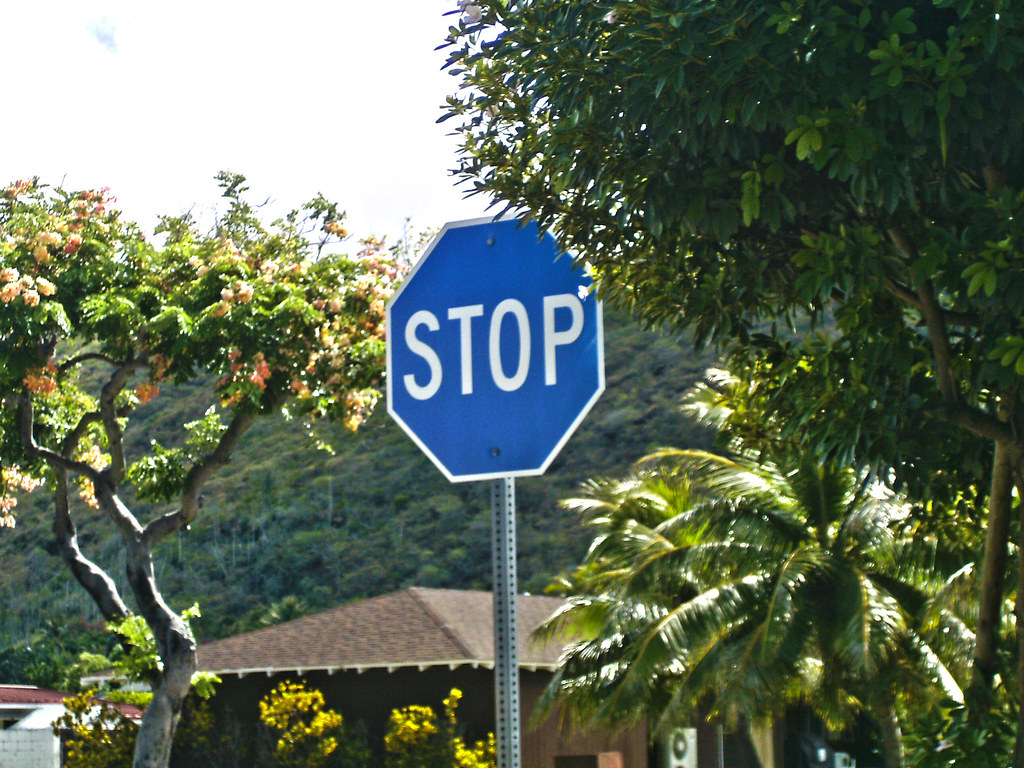
#> input picture object/stop.jpg, 1024 x 768 px, found by its file name
$ python main.py
#> lines starting #> are read from the running program, lines starting #| are printed output that depends on the picture
import cv2
from matplotlib import pyplot as plt

# Opening image
img = cv2.imread("D:\Opencv\object\stop.jpg")
#> img is the input picture: shape (768, 1024, 3); mean B, G, R 90, 108.6, 96.3

# OpenCV opens images as BRG but we want it as RGB We'll also need a grayscale version
img_gray = cv2.cvtColor(img, cv2.COLOR_BGR2GRAY)
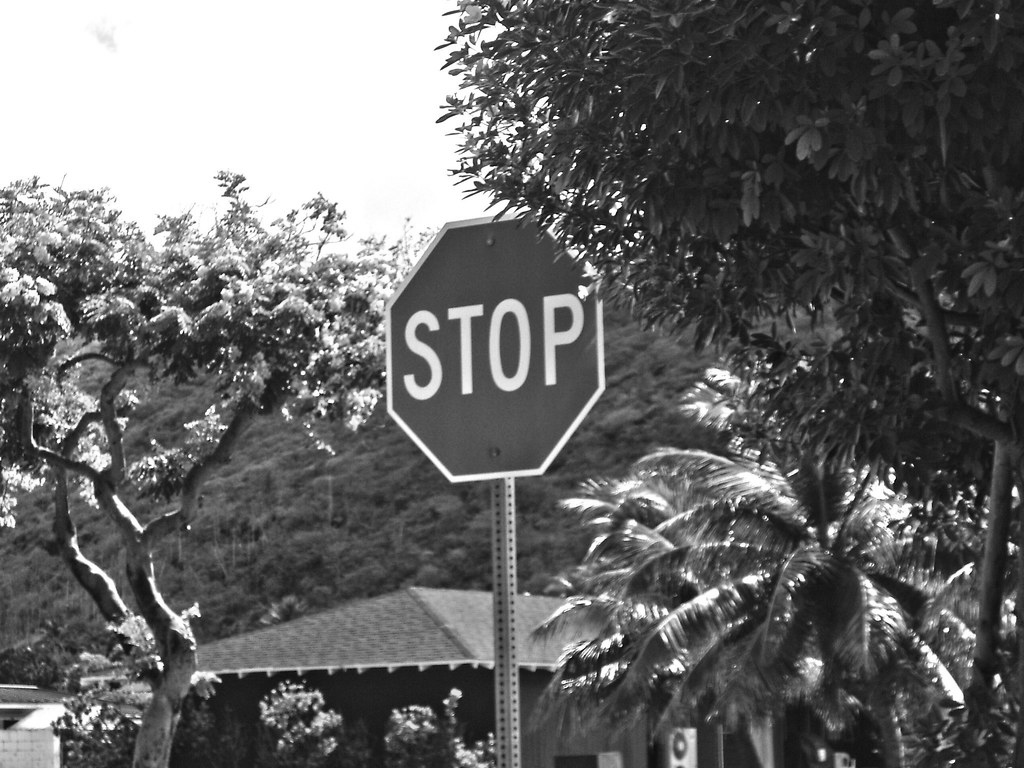
#> img_gray: shape (768, 1024); min 0, max 255, mean 102.8
img_rgb = cv2.cvtColor(img, cv2.COLOR_BGR2RGB)


# Use minSize because for not bothering with extra-small dots that would look like STOP signs
stop_data = cv2.CascadeClassifier('D:\Opencv\object\stop_data.xml')

found = stop_data.detectMultiScale(img_gray,
                                   minSize =(20, 20))
#> found = [[346, 201, 290, 290]]

# Don't do anything if there's no sign (no. of objects(stop sign-boards) found)
amount_found = len(found)
#> amount_found = 1

if amount_found != 0:
            plt.figure(figsize=(10, 10))
            for i, (x, y, width, height) in enumerate(found, start=1):
                # Draw a rectangle around each detected sign
                cv2.rectangle(img_rgb, (x, y), (x + width, y + height), (0, 255, 0), 5)

                # Crop the detected region
                cropped_img = img_rgb[y:y + height, x:x + width]

                # Display the cropped region
                plt.subplot(1, amount_found, i)
                plt.imshow(cropped_img)
                plt.axis("off")
                plt.show()
#> this loop made 1 pass
#> (i, x, y, width, height) on pass 1: (1, 346, 201, 290, 290)
#> pass 1, `cropped_img = img_rgb[y:y + height, x:x + width]`:
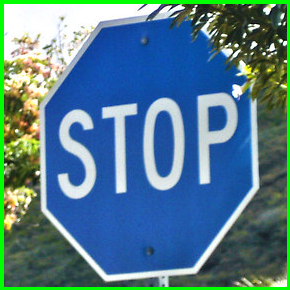
#> cropped_img: shape (290, 290, 3); mean R, G, B 84.1, 125.1, 140.2
#> after the loop:
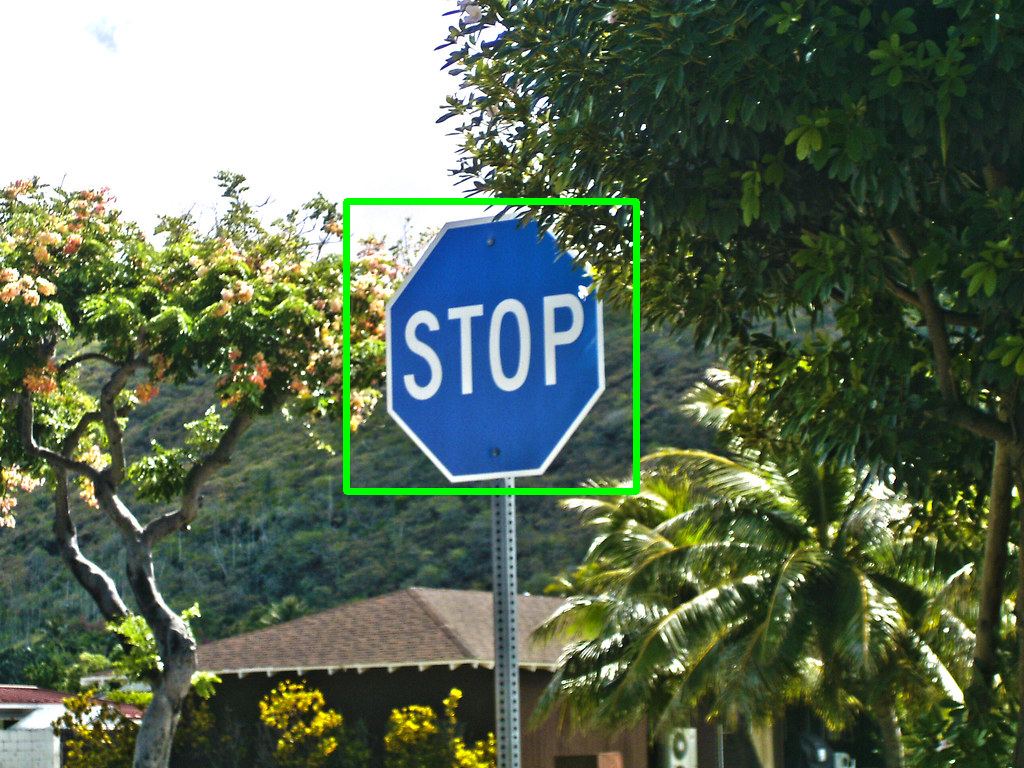
#> img_rgb: shape (768, 1024, 3); mean R, G, B 95.1, 110, 88.9

            # Display the original image with rectangles around detected areas
            plt.figure(figsize=(10, 10))
            plt.imshow(img_rgb)
            plt.axis("off")
            plt.show()

$ run again, with object/image.jpg copied over object/stop.jpg
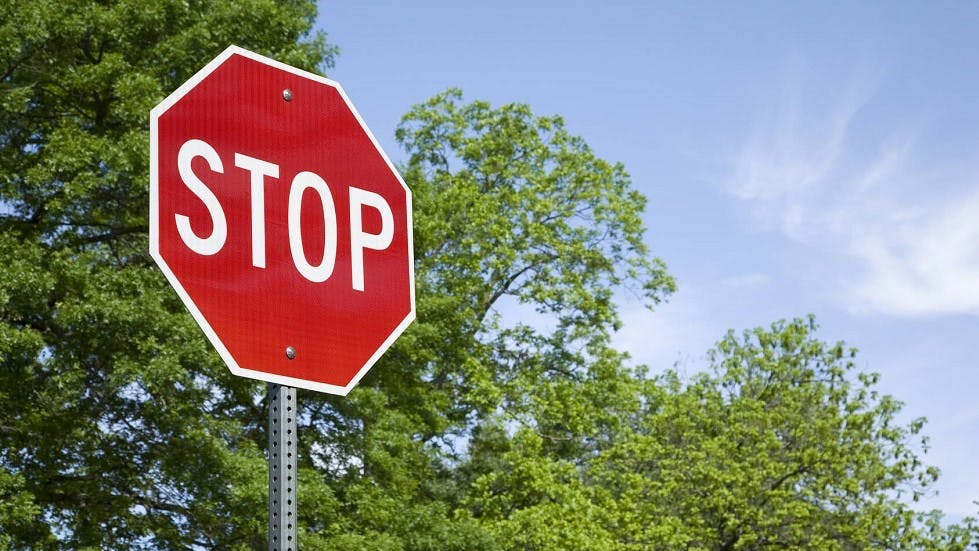
#> input picture object/image.jpg, 979 x 551 px, found by its file name
#> img is the input picture: shape (551, 979, 3); mean B, G, R 123.1, 133.3, 133.1
#> `img_gray = cv2.cvtColor(img, cv2.COLOR_BGR2GRAY)`:
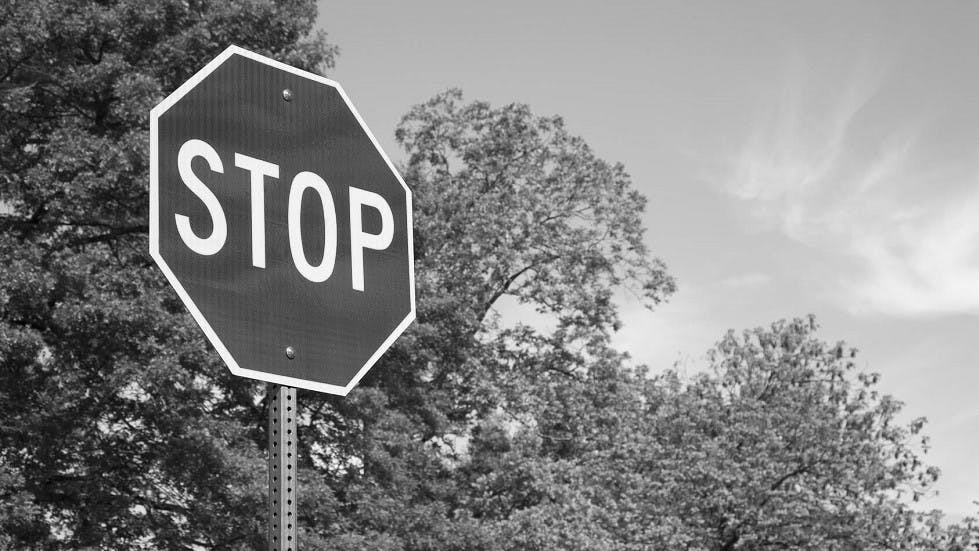
#> img_gray: shape (551, 979); min 0, max 255, mean 132
#> found = [[144, 66, 315, 315]]
#> amount_found = 1
#> the loop `for i, (x, y, width, height) in enumerate(found, start=1):` made 1 pass
#> (i, x, y, width, height) on pass 1: (1, 144, 66, 315, 315)
#> after the loop `for i, (x, y, width, height) in enumerate(found, start=1):`:
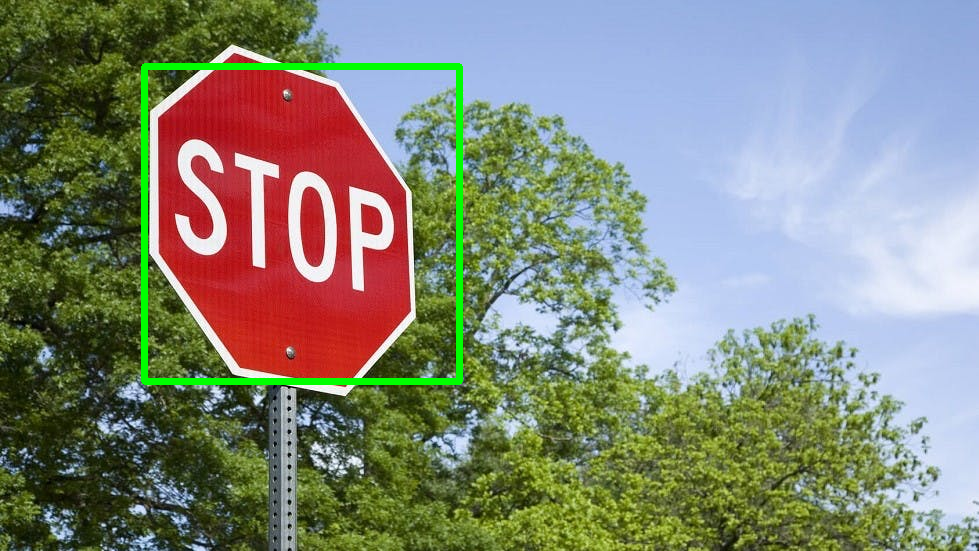
#> img_rgb: shape (551, 979, 3); mean R, G, B 131.3, 135.6, 121.6

$ run again, with object/lamp.jpeg copied over object/stop.jpg
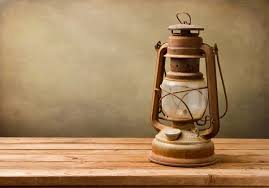
#> input picture object/lamp.jpeg, 269 x 188 px, found by its file name
#> img is the input picture: shape (188, 269, 3); mean B, G, R 94.8, 131.9, 164
#> `img_gray = cv2.cvtColor(img, cv2.COLOR_BGR2GRAY)`:
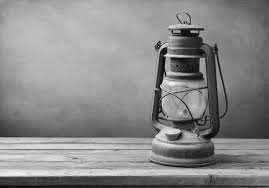
#> img_gray: shape (188, 269); min 4, max 240, mean 137.3
#> found = ()
#> amount_found = 0
